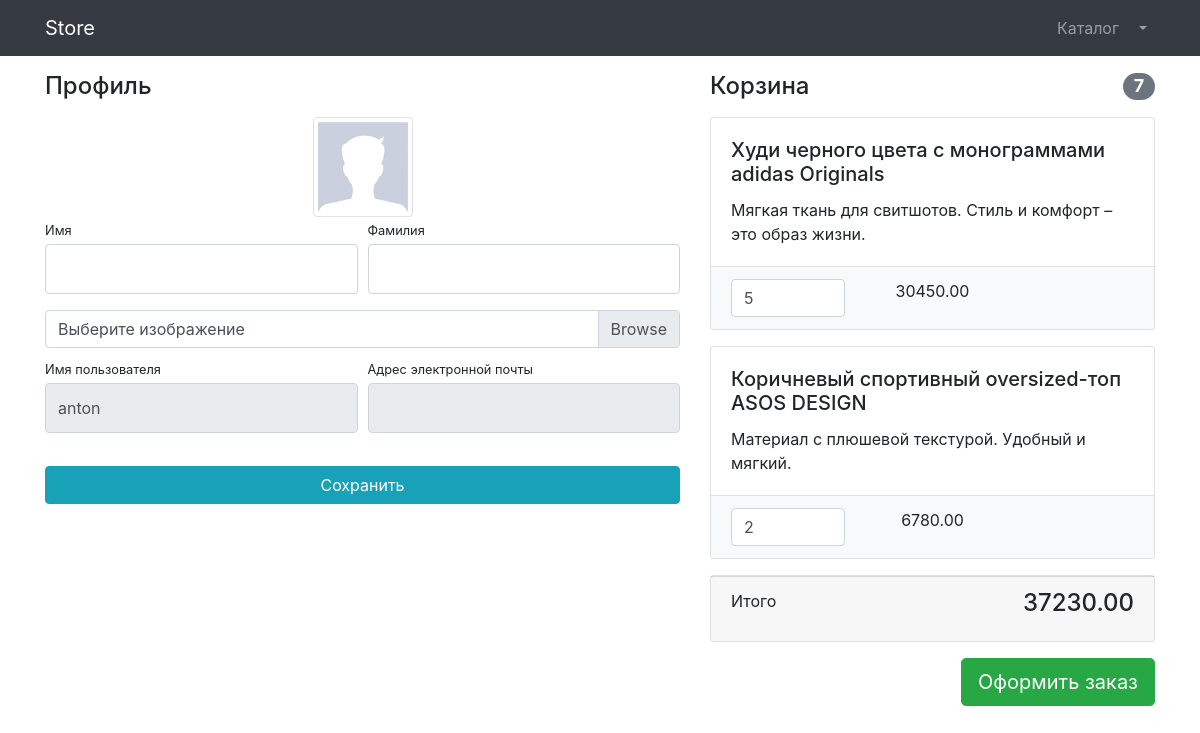
Before: /users/profile/1/ (signed in) with the older database file.
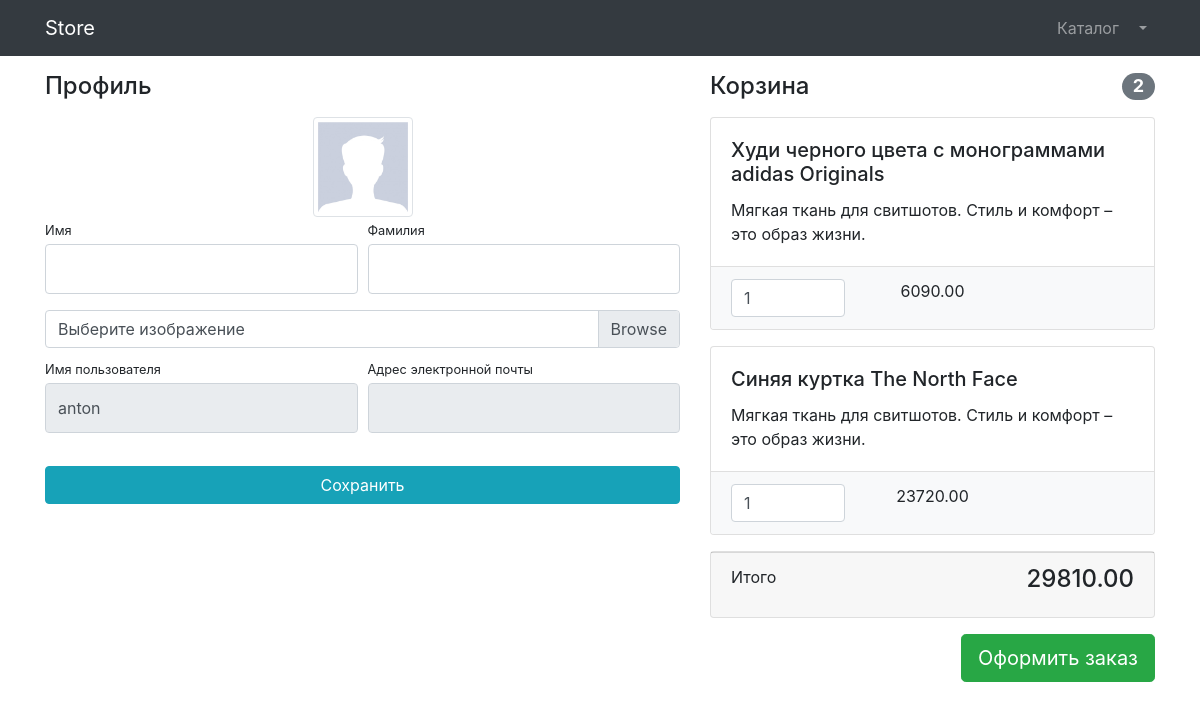
After: the same page with the newer database file.
### users/models.py (models this page shows)
class User(AbstractUser):
    image = models.ImageField(upload_to='users_images', null=True, blank=True)
    is_verified_user = models.BooleanField(default=False)
    is_verified_email = models.BooleanField(default=False)

### products/models.py (models this page shows, shortened)
class Basket(models.Model):
    user = models.ForeignKey(to=User, on_delete=models.CASCADE)
    product = models.ForeignKey(to=Product, on_delete=models.CASCADE)
    quantity = models.PositiveSmallIntegerField()
    created_timestamp = models.DateTimeField(auto_now_add=True)
    objects = BasketQuerySet.as_manager()
    def sum(self):
        return self.quantity * self.product.price

class Product(models.Model):
    name = models.CharField(max_length=256, unique=True)
    description = models.TextField()
    price = models.DecimalField(max_digits=8, decimal_places=2)
    quantity = models.PositiveIntegerField(default=0)
    image = models.ImageField(upload_to='Products_images')
    category = models.ForeignKey(to=ProductCategory, on_delete=models.CASCADE)
    slug = models.CharField(max_length=256)

### users/views.py (the view, shortened to what this page needs)
# urls.py: path('profile/<int:pk>/', login_required(UserProfileView.as_view()), name='profile'),
class UserProfileView(TitleMixin, UpdateView):
    model = User
    form_class = UserProfileForm
    template_name = 'users/profile.html'
    title = 'Store - Страница пользователя'

### users/forms.py
class UserProfileForm(UserChangeForm):
    first_name = forms.CharField(widget=forms.TextInput(attrs={'class': "form-control py-4", }))
    last_name = forms.CharField(widget=forms.TextInput(attrs={'class': "form-control py-4", }))
    image = forms.ImageField(widget=forms.FileInput(attrs={'class': "custom-file-input", }), required=False)
    username = forms.CharField(widget=forms.TextInput(attrs={'class': "form-control py-4", 'readonly': True, }))
    email = forms.CharField(widget=forms.TextInput(attrs={'class': "form-control py-4", 'readonly': True, }))
    class Meta:
        model = User
        fields = ('first_name', 'last_name', 'image', 'username', 'email')

### common/views.py (called while the page is built)
    def get_context_data(self, **kwargs):
        context = super(TitleMixin, self).get_context_data(**kwargs)
        context['title'] = self.title
        return context

### products/context_processors.py (called while the page is built)
def baskets(request):
    user = request.user
    return {'baskets': Basket.objects.filter(user=user) if user.is_authenticated else []}

### products/models.py (called while the page is built)
    def total_sum(self):
        return sum(basket.sum() for basket in self)

    def total_quantity(self):
        return sum(basket.quantity for basket in self)

### users/templates/users/profile.html (shortened to what this page needs)
{% extends 'products/base.html' %}
{% load static %}
{% block css %}
    <link href="{% static 'vendor/css/products.css' %}" rel="stylesheet">
{% endblock %}
{% block content %}
    <div class="container">
    <div class="row">
        <div class="col-lg-7">
            <h4 class="mt-3 mb-3">Профиль</h4>
            <div class="col-lg-12 text-center">
                <img width="100" height="100"
                    src="{% if user.image %} {{ user.image.url }} {% else %} {% static 'vendor/img/users/default_avatar.jpg'%} {% endif %}"
                     class="img-thumbnail">
            </div>
            <form action="{% url 'users:profile' user.id %}" method="post" enctype="multipart/form-data">
                <div class="form-row">
                    <div class="col-lg-6">
                        <div class="form-group">
                            <label class="small mb-1" for="{{form.first_name.id_for_label}}">Имя</label>
                            {{ form.first_name }}
                        </div>
                    </div>
                    <div class="col-lg-6">
                        <div class="form-group">
                            <label class="small mb-1" for="{{form.last_name.id_for_label}}">Фамилия</label>
                            {{ form.last_name }}
                        </div>
                    </div>
                </div>
                <div class="form-row mb-2">
                    <div class="col-lg-12">
                        <div class="custom-file">
                            <label class="custom-file-label" for="{{form.image.id_for_label}}">Выберите изображение</label>
                        </div>
                    </div>
                </div>
                <div class="form-row">
                    <div class="col-lg-6">
                        <label class="small mb-1" for="{{form.username.id_for_label}}">Имя пользователя</label>
                        {{ form.username }}
                    </div>
                    <div class="col-lg-6">
                        <label class="small mb-1" for="{{form.email.id_for_label}}">Адрес электронной почты</label>
                        {{ form.email }}
                    </div>
                </div>
                <div class="form-row">
                    <div class="col-lg-12" style="margin-top: 33px;">
                        <input class="btn btn-info btn-block" type="submit" value="Сохранить">
                    </div>
                </div>
            </form>
        </div>
            {% include 'users/baskets.html' %}
    </div>
</div>
{% endblock %}

### products/templates/products/base.html (shortened to what this page needs)
{% load static %}
<!DOCTYPE html>
<html lang="en">
<head>
    <link href= "{% static 'vendor/bootstrap/css/bootstrap.min.css' %}" rel="stylesheet">
{% block css %} {% endblock %}
</head>
<body>
<nav class="navbar navbar-expand-lg navbar-dark bg-dark fixed-top">
    <div class="container">
        <a class="navbar-brand" href="{% url 'index' %}">Store</a>
        <div class="collapse navbar-collapse" id="navbarResponsive">
            <ul class="navbar-nav ml-auto">
                <li class="nav-item">
                    <a class="nav-link" href="{% url 'products:index' %}">Каталог  </a>
                </li>
                {% if user.is_authenticated %}
                    <li class="nav-item dropdown">
                        <a class="nav-link dropdown-toggle" href="#" id="navbarDropdown" role="button"
                           data-bs-toggle="dropdown" aria-expanded="false">
                        </a>
                    </li>
                {% else %}
                    <li class="nav-item">
                        <a class="nav-link" href="{% url 'users:login' %}">Войти <i class="fas fa-sign-in-alt"></i></a>
                    </li>
                {% endif %}
            </ul>
        </div>
    </div>
</nav>
{% block content %} {% endblock %}
</body>
</html>

### users/templates/users/baskets.html (shortened to what this page needs)
{% if baskets %}
    <div class="col-lg-5">
            <h4 class="mt-3 mb-3 d-flex justify-content-between align-items-center mb-3">
                Корзина <span class="badge badge-secondary badge-pill">{{ baskets.total_quantity }}</span>
            </h4>
                {% for basket in baskets%}
                    <div class="card mb-3">
                    <div class="card-body">
                        <h5 class="card-title">{{ basket.product.name }} </h5>
                        <p class="card-text">{{ basket.product.description }} </p>
                    </div>
                    <ul class="list-group list-group-flush">
                        <li class="list-group-item bg-light">
                            <div class="row text-center">
                                <div class="col-lg-4">
                                    <input name="basketID" type="number" class="form-control"
                                           value="{{ basket.quantity }}" min="0">
                                </div>
                                <div class="col-lg-4">{{ basket.sum }}</div>
                                <div class="col-lg-4">
                                </div>
                            </div>
                        </li>
                    </ul>
                </div>
                {% endfor %}
            <div class="card mb-3">
                <div class="card-footer">
                    <p class="float-left">Итого</p>
                    <h4 class="float-right">{{ baskets.total_sum }}</h4>
                </div>
            </div>
            <a class="btn btn-success btn-lg float-right" href="../orders/order-create.html">
                Оформить заказ
            </a>
    </div>
{% else %}
    <h4 class="mt-3 mb-3 text-center">
        Корзина пуста
    </h4>
{% endif %}

Changed rows visible on the page:
removed Basket: total_quantity "7", product.name "Худи черного цвета с монограммами adidas Originals", product.description "Мягкая ткань для свитшотов. Стиль и комфорт – это образ жизни.", basketID "5", sum "30450.00", total_sum "37230.00"
removed Basket: product.name "Коричневый спортивный oversized-топ ASOS DESIGN", product.description "Материал с плюшевой текстурой. Удобный и мягкий.", basketID "2", sum "6780.00"
added Basket: total_quantity "2", product.name "Худи черного цвета с монограммами adidas Originals", product.description "Мягкая ткань для свитшотов. Стиль и комфорт – это образ жизни.", basketID "1", sum "6090.00", total_sum "29810.00"
added Basket: product.name "Синяя куртка The North Face", product.description "Мягкая ткань для свитшотов. Стиль и комфорт – это образ жизни.", basketID "1", sum "23720.00"
